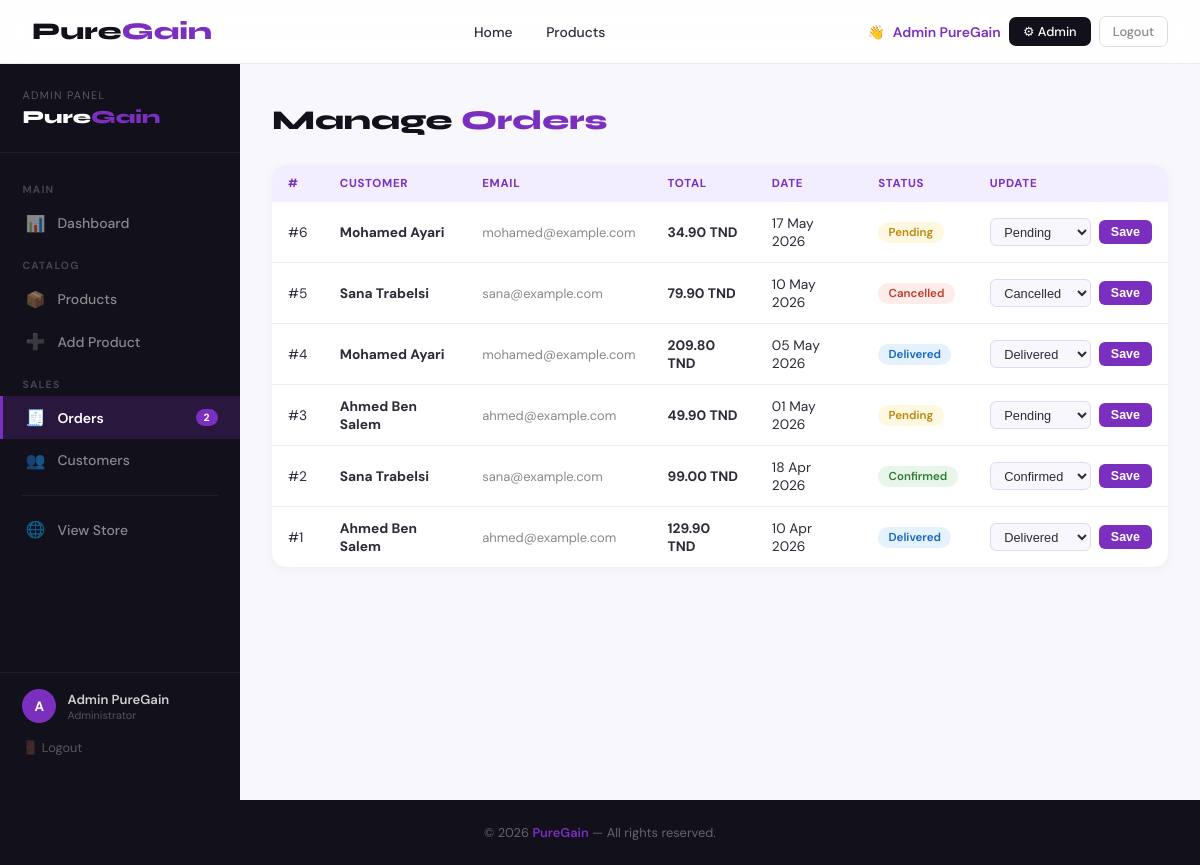
The app's page /admin/orders.php (signed in) with its own data.
### tables this page shows
CREATE TABLE IF NOT EXISTS orders (
  id         INT           NOT NULL AUTO_INCREMENT,
  user_id    INT           NOT NULL,
  total      DECIMAL(10,2) NOT NULL DEFAULT 0.00,
  status     ENUM('pending','confirmed','delivered','cancelled')
             NOT NULL DEFAULT 'pending',
  created_at TIMESTAMP     NOT NULL DEFAULT CURRENT_TIMESTAMP,
  PRIMARY KEY (id),
  CONSTRAINT fk_order_user
    FOREIGN KEY (user_id) REFERENCES users (id)
    ON DELETE CASCADE ON UPDATE CASCADE
);

CREATE TABLE IF NOT EXISTS users (
  id         INT           NOT NULL AUTO_INCREMENT,
  name       VARCHAR(120)  NOT NULL,
  email      VARCHAR(180)  NOT NULL UNIQUE,
  password   VARCHAR(255)  NOT NULL,         
  role       ENUM('user','admin') NOT NULL DEFAULT 'user',
  created_at TIMESTAMP     NOT NULL DEFAULT CURRENT_TIMESTAMP,
  PRIMARY KEY (id)
);

### admin/orders.php (the view, shortened to what this page needs)
<?php
require '../includes/header.php';
require '../config/db.php';
$orders = mysqli_query($conn, "SELECT o.*, u.name AS customer, u.email FROM orders o JOIN users u ON o.user_id=u.id ORDER BY o.created_at DESC");
?>
<?php require 'sidebar.php'; ?>
<main>
  <div class="page-bar"><h1>Manage <span>Orders</span></h1></div>
  <div class="card-box">
    <?php if (mysqli_num_rows($orders) === 0): ?>
      <div class="empty">No orders yet.</div>
    <?php else: ?>
      <table>
        <thead><tr><th>#</th><th>Customer</th><th>Email</th><th>Total</th><th>Date</th><th>Status</th><th>Update</th></tr></thead>
        <tbody>
          <?php while ($o = mysqli_fetch_assoc($orders)): ?>
            <tr>
              <td>#<?= $o['id'] ?></td>
              <td><strong><?= htmlspecialchars($o['customer']) ?></strong></td>
              <td style="color:var(--muted);font-size:0.81rem;"><?= htmlspecialchars($o['email']) ?></td>
              <td><strong><?= number_format($o['total'],2) ?> TND</strong></td>
              <td><?= date('d M Y', strtotime($o['created_at'])) ?></td>
              <td><span class="badge badge-<?= $o['status'] ?>"><?= ucfirst($o['status']) ?></span></td>
              <td>
                <form method="POST" class="status-form">
                  <select name="status">
                    <?php foreach (['pending','confirmed','delivered','cancelled'] as $s): ?>
                      <option value="<?= $s ?>" <?= $o['status']===$s?'selected':'' ?>><?= ucfirst($s) ?></option>
                    <?php endforeach; ?>
                  </select>
                  <button type="submit" class="btn-update">Save</button>
                </form>
              </td>
            </tr>
          <?php endwhile; ?>
        </tbody>
      </table>
    <?php endif; ?>
  </div>
</main>
  </div>
</div>
<?php require '../includes/footer.php'; ?>

### includes/header.php (style rules this page uses)
*, *::before, *::after { box-sizing: border-box; margin: 0; padding: 0; }
:root { --purple: #7b2fbe; --purple-dark: #5a1f8e; --purple-pale: #f3eeff; --bg: #f8f7fc; --dark: #12101a; --text: #2d2b38; --muted: #888; --white: #fff; --radius: 14px; --error: #c0392b; --success: #1e7e4a; }
html { scroll-behavior: smooth; }
body { font-family: 'DM Sans', sans-serif; background: var(--bg); color: var(--text); min-height: 100vh; display: flex; flex-direction: column; }

### admin/orders.php (style rules this page uses)
.page-bar { display:flex; align-items:center; justify-content:space-between; flex-wrap:wrap; gap:1rem; margin-bottom:1.8rem; }
.page-bar h1 { font-family:'Syne',sans-serif; font-size:1.7rem; font-weight:800; color:var(--dark); }
.page-bar h1 span { color:var(--purple); }
.card-box { background:#fff; border-radius:var(--radius); box-shadow:0 2px 10px rgba(0,0,0,0.05); overflow:hidden; }
table { width:100%; border-collapse:collapse; font-size:0.86rem; }
th { text-align:left; padding:0.7rem 1rem; background:var(--purple-pale); color:var(--purple); font-size:0.72rem; font-weight:700; text-transform:uppercase; letter-spacing:0.06em; }
td { padding:0.75rem 1rem; border-bottom:1px solid #f0eef5; vertical-align:middle; }
tr:last-child td { border-bottom:none; }
.badge { display:inline-block; padding:0.18rem 0.65rem; border-radius:20px; font-size:0.72rem; font-weight:600; text-transform:capitalize; }
.badge-pending { background:#fff8e1; color:#b8860b; }
.badge-confirmed { background:#e8f5e9; color:#2e7d32; }
.badge-delivered { background:#e3f2fd; color:#1565c0; }
.badge-cancelled { background:#fdecea; color:var(--error); }
.status-form { display:flex; gap:0.5rem; align-items:center; }
.status-form select { padding:0.3rem 0.6rem; border-radius:6px; font-size:0.8rem; border:1.5px solid #e0d9f5; outline:none; background:var(--bg); color:var(--text); }
.btn-update { padding:0.3rem 0.75rem; border-radius:6px; font-size:0.78rem; font-weight:600; background:var(--purple); color:#fff; border:none; cursor:pointer; transition:background 0.2s; }

### admin/sidebar.php (style rules this page uses)
.admin-content main { padding: 2.5rem 2rem 5rem; max-width: 1060px; margin: 0 auto; }

### records on screen
orders: id "6", user.name "Mohamed Ayari", user.email "mohamed@example.com", total "34.90", created_at "17 May 2026", status "Pending"
orders: id "5", user.name "Sana Trabelsi", user.email "sana@example.com", total "79.90", created_at "10 May 2026", status "Cancelled"
orders: id "4", user.name "Mohamed Ayari", user.email "mohamed@example.com", total "209.80", created_at "05 May 2026", status "Delivered"
orders: id "3", user.name "Ahmed Ben Salem", user.email "ahmed@example.com", total "49.90", created_at "01 May 2026", status "Pending"
orders: id "2", user.name "Sana Trabelsi", user.email "sana@example.com", total "99.00", created_at "18 Apr 2026", status "Confirmed"
orders: id "1", user.name "Ahmed Ben Salem", user.email "ahmed@example.com", total "129.90", created_at "10 Apr 2026", status "Delivered"

### other values on screen
$_SESSION['user_name'] "Admin PureGain"
$pending_count "2"
substr($_SESSION['user_name'], 0, 1) "A"
